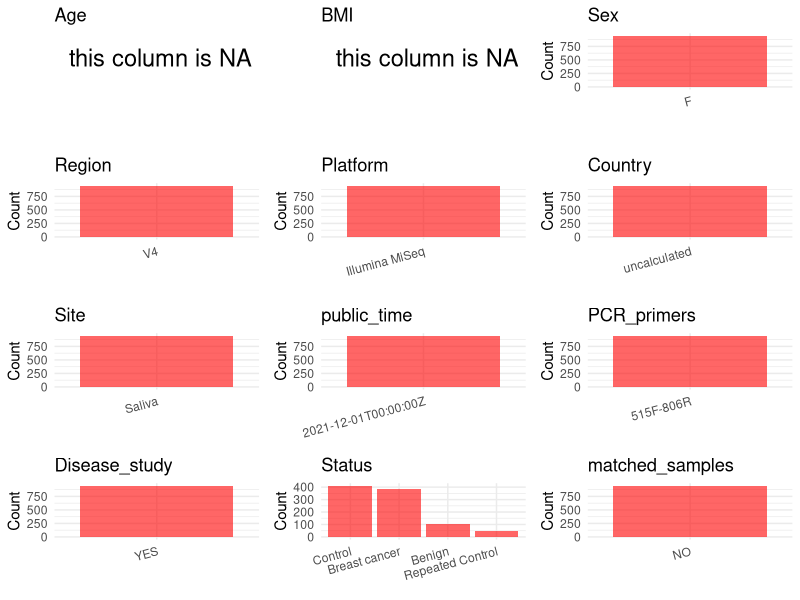

Reproduce this figure in R. (Note: this script raises an error after producing the figure.)
## ---- chunk 1
# Load necessary libraries
library(dplyr)
library(ggplot2)
library(cowplot)

# Set working directory (update this path to your local directory)
setwd("D:/oral_project/PRJNA767189")

# Read the initial metadata files
initial_meta<-read.csv("SraRunTable.csv",header = T)

# Combine the two metadata files
#meta <- rbind(initial_meta, initial_meta1)

#Remove entries where Organism is "gut metagenome" (non-oral samples)
#initial_meta <- subset(initial_meta,isolation_source!= "feces")

# Check the number of samples containing "HT" in Sample.Name (e.g., healthy controls)
#nrow(subset(meta, grepl("HT", Sample.Name)))

# Display the first few rows of the metadata
head(initial_meta)
## ---- chunk 2
# Create a uniform metadata dataframe
metadata <- data.frame(
  BioProject = initial_meta$BioProject,
  Run = initial_meta$Run,
  sample_name = initial_meta$Sample.Name,
  Age = NA,
  BMI = NA,
  Sex="F",
  Region = "V4",
  Platform = initial_meta$Instrument,
  Country = initial_meta$geo_loc_name_country,
  Site =initial_meta$material,
  public_time = initial_meta$ReleaseDate,
  stringsAsFactors = FALSE
)
## ---- chunk 3
# Add information obtained from the publication
metadata$PCR_primers <- "515F-806R"
metadata$title <- "The oral microbiome and breast cancer and nonmalignant breast disease, and its relationship with the fecal microbiome in the Ghana Breast Health Study"
#metadata<-subset(uniform_meta,Site!="feces")
metadata$Disease_study <- "YES"
# Assign disease status based on sample_name patterns
metadata$Status <- initial_meta$sample_type
metadata$Status<-gsub("Cancer","Breast cancer",metadata$Status)
#extract subject id by remove prefix of sample_name
#metadata$sample_name <- gsub("[FSP].*", "", metadata$sample_name)
#get subjects id with Saliva available
#keep_subjects<-subset(metadata,Site %in% c("saliva"))
#remove subjects without Saliva samples
#metadata<-subset(metadata,sample_name %in% keep_subjects$sample_name)
#get subjects sampling counts
#sample_counts <- table(metadata$sample_name)
# Create matched_samples column, any subjects have >=2 samples will be label "YES", otherwise "NO"
#metadata$matched_samples <- ifelse(metadata$sample_name %in% names(sample_counts[sample_counts >= 2]), "YES", "NO")
#metadata$BMI<-gsub("not provided",NA,metadata$BMI)
#metadata$BMI<-as.numeric(metadata$BMI)
metadata$matched_samples<-"NO"
## ---- chunk 4
# Check the number of unique runs and sample names
print(paste("Number of unique runs:", length(unique(metadata$Run))))
print(paste("Number of unique sample names:", length(unique(metadata$sample_name))))
## ---- chunk 5
# Select columns for visualization
plot_data <- metadata %>%
  select(-BioProject, -Run, -sample_name, -title)

# Function to create simple plots for each column
create_simple_plots <- function(data) {
  plots <- list()
  
  for (col in colnames(data)) {
    # Check if the column is all NA
    if (all(is.na(data[[col]]))) {
      # Create an empty plot with text indicating all NA
      p <- ggplot() +
        annotate("text", x = 0.5, y = 0.5, label = "this column is NA", size = 6) +
        labs(title = col) +
        theme_void()
    } else if (is.numeric(data[[col]])) {
      # Numeric variable: histogram
      p <- ggplot(data, aes(x = .data[[col]])) +
        geom_histogram(fill = "blue", alpha = 0.6, bins = 20, na.rm = TRUE) +
        labs(title = col) +
        theme_minimal()
    } else {
      # Categorical variable: bar plot (remove NA values)
      count_data <- as.data.frame(table(data[[col]], useNA = "ifany"))
      p <- ggplot(count_data, aes(x = reorder(Var1, -Freq), y = Freq)) +
        geom_col(fill = "red", alpha = 0.6) +
        labs(title = col, x = NULL, y = "Count") +
        theme_minimal() +
        theme(axis.text.x = element_text(angle = 15, hjust = 1))
    }
    plots[[col]] <- p
  }
  
  return(plots)
}

# Generate and arrange plots
plots <- create_simple_plots(plot_data)
p<-plot_grid(plots$Age, 
          plots$BMI, 
          plots$Sex, 
          plots$Region, 
          plots$Platform, 
          plots$Country, 
          plots$Site,
          plots$public_time, 
          plots$PCR_primers,
          plots$Disease_study,
          plots$Status,
          plots$matched_samples,# add 
          ncol = 3, align = "hv", axis = "lb")
ggsave("Metadata_Summary.png", plot = p, width = 8, height = 6, dpi = 150)
## ---- chunk 6
knitr::include_graphics("Metadata_Summary.png")
## ---- chunk 7
# Reorder columns to match the desired format
metadata <- metadata[, c(
  "BioProject", "Run", "sample_name", "Age", "BMI", "Sex", 
  "Region", "Platform", "Country", "Site", "public_time", 
  "PCR_primers", "title", "Disease_study", "Status","matched_samples"
)]

# Export the uniform metadata to a CSV file
write.csv(metadata, file = "metadata.csv", quote = FALSE)
head(metadata)
